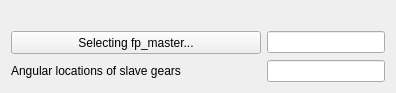
<?xml version="1.0" encoding="UTF-8"?>
<ui version="4.0">
 <class>Form</class>
 <widget class="QWidget" name="Form">
  <property name="geometry">
   <rect>
    <x>0</x>
    <y>0</y>
    <width>396</width>
    <height>86</height>
   </rect>
  </property>
  <property name="windowTitle">
   <string>Slave gears location</string>
  </property>
  <layout class="QGridLayout" name="gridLayout">
   <property name="sizeConstraint">
    <enum>QLayout::SetDefaultConstraint</enum>
   </property>
   <item row="4" column="1">
    <widget class="QLineEdit" name="lineEdit_2"/>
   </item>
   <item row="3" column="0">
    <widget class="QPushButton" name="pushButton">
     <property name="enabled">
      <bool>true</bool>
     </property>
     <property name="sizePolicy">
      <sizepolicy hsizetype="Fixed" vsizetype="Fixed">
       <horstretch>0</horstretch>
       <verstretch>0</verstretch>
      </sizepolicy>
     </property>
     <property name="minimumSize">
      <size>
       <width>250</width>
       <height>23</height>
      </size>
     </property>
     <property name="maximumSize">
      <size>
       <width>300</width>
       <height>100</height>
      </size>
     </property>
     <property name="layoutDirection">
      <enum>Qt::LeftToRight</enum>
     </property>
     <property name="text">
      <string>Selecting fp_master...</string>
     </property>
     <property name="autoDefault">
      <bool>false</bool>
     </property>
     <property name="default">
      <bool>false</bool>
     </property>
     <property name="flat">
      <bool>false</bool>
     </property>
    </widget>
   </item>
   <item row="4" column="0">
    <widget class="QLabel" name="label">
     <property name="text">
      <string>Angular locations of slave gears</string>
     </property>
    </widget>
   </item>
   <item row="3" column="1">
    <widget class="QLineEdit" name="lineEdit"/>
   </item>
   <item row="0" column="0" colspan="2">
    <widget class="QLabel" name="label_2">
     <property name="text">
      <string/>
     </property>
    </widget>
   </item>
  </layout>
 </widget>
 <tabstops>
  <tabstop>pushButton</tabstop>
  <tabstop>lineEdit_2</tabstop>
  <tabstop>lineEdit</tabstop>
 </tabstops>
 <resources/>
 <connections/>
</ui>
